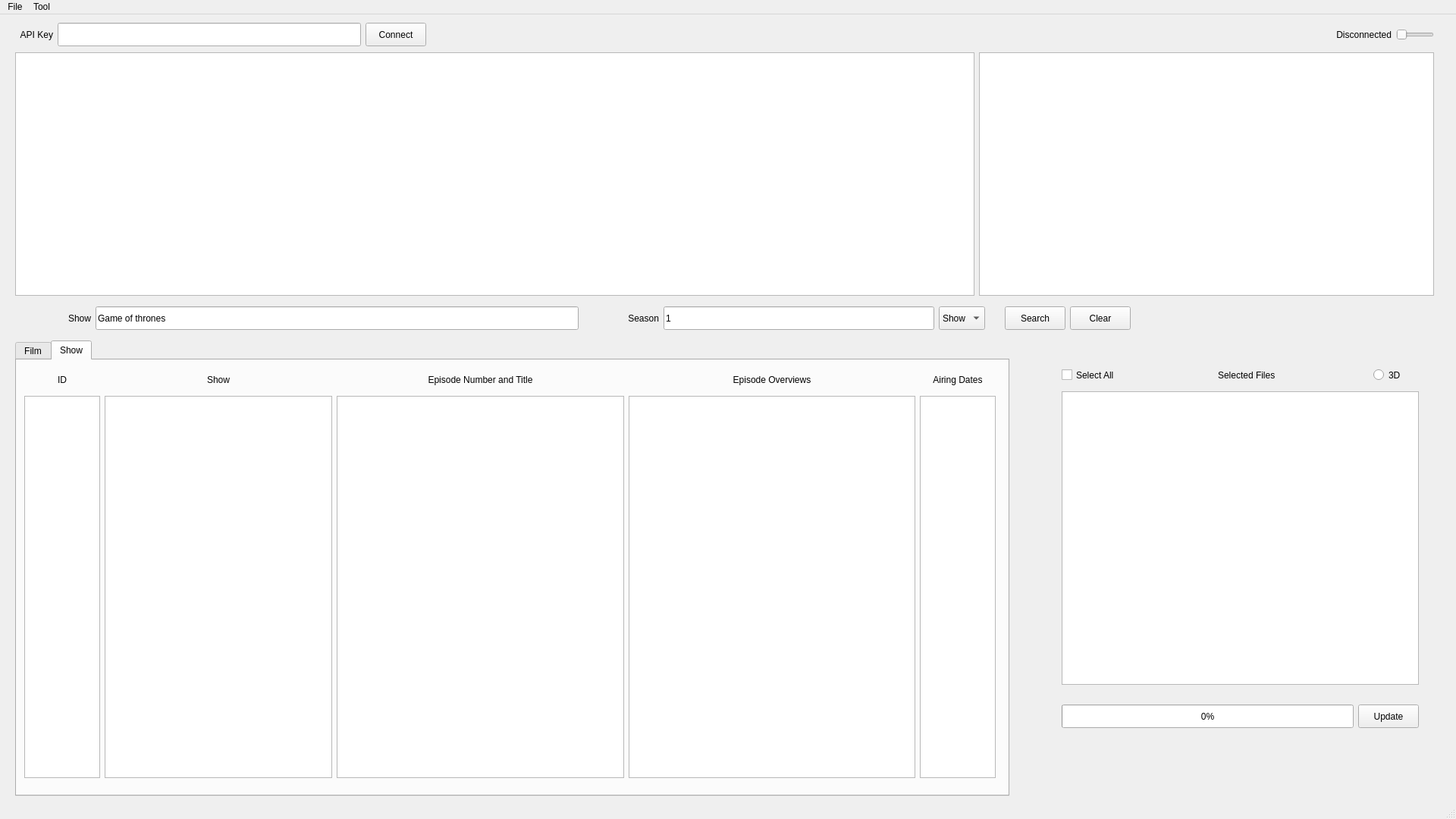
<?xml version="1.0" encoding="UTF-8"?>
<ui version="4.0">
 <class>MainWindow</class>
 <widget class="QMainWindow" name="MainWindow">
  <property name="geometry">
   <rect>
    <x>0</x>
    <y>0</y>
    <width>1920</width>
    <height>1080</height>
   </rect>
  </property>
  <property name="maximumSize">
   <size>
    <width>1920</width>
    <height>1080</height>
   </size>
  </property>
  <property name="windowTitle">
   <string>Tagger</string>
  </property>
  <widget class="QWidget" name="centralwidget">
   <widget class="QWidget" name="horizontalLayoutWidget">
    <property name="geometry">
     <rect>
      <x>20</x>
      <y>50</y>
      <width>1871</width>
      <height>321</height>
     </rect>
    </property>
    <layout class="QHBoxLayout" name="horizontalLayout">
     <item>
      <widget class="QTreeView" name="treeView"/>
     </item>
     <item>
      <widget class="QListView" name="listView">
       <property name="maximumSize">
        <size>
         <width>600</width>
         <height>900</height>
        </size>
       </property>
       <property name="dragEnabled">
        <bool>false</bool>
       </property>
       <property name="dragDropOverwriteMode">
        <bool>false</bool>
       </property>
       <property name="dragDropMode">
        <enum>QAbstractItemView::NoDragDrop</enum>
       </property>
       <property name="selectionMode">
        <enum>QAbstractItemView::MultiSelection</enum>
       </property>
      </widget>
     </item>
    </layout>
   </widget>
   <widget class="QTabWidget" name="tw_shows_movies">
    <property name="enabled">
     <bool>true</bool>
    </property>
    <property name="geometry">
     <rect>
      <x>20</x>
      <y>430</y>
      <width>1311</width>
      <height>601</height>
     </rect>
    </property>
    <property name="currentIndex">
     <number>1</number>
    </property>
    <widget class="QWidget" name="t_movie">
     <attribute name="title">
      <string>Film</string>
     </attribute>
     <widget class="QWidget" name="gridLayoutWidget">
      <property name="geometry">
       <rect>
        <x>10</x>
        <y>10</y>
        <width>1271</width>
        <height>521</height>
       </rect>
      </property>
      <layout class="QGridLayout" name="gridLayout_2">
       <property name="sizeConstraint">
        <enum>QLayout::SetMinimumSize</enum>
       </property>
       <property name="leftMargin">
        <number>0</number>
       </property>
       <property name="spacing">
        <number>6</number>
       </property>
       <item row="1" column="2">
        <widget class="QListWidget" name="lw_movie_release_date">
         <property name="minimumSize">
          <size>
           <width>100</width>
           <height>0</height>
          </size>
         </property>
         <property name="maximumSize">
          <size>
           <width>100</width>
           <height>16777215</height>
          </size>
         </property>
         <property name="showDropIndicator" stdset="0">
          <bool>false</bool>
         </property>
        </widget>
       </item>
       <item row="0" column="2">
        <widget class="QLabel" name="label_9">
         <property name="minimumSize">
          <size>
           <width>100</width>
           <height>31</height>
          </size>
         </property>
         <property name="maximumSize">
          <size>
           <width>100</width>
           <height>31</height>
          </size>
         </property>
         <property name="text">
          <string>Release Date</string>
         </property>
         <property name="alignment">
          <set>Qt::AlignCenter</set>
         </property>
        </widget>
       </item>
       <item row="0" column="7">
        <widget class="QLabel" name="label_12">
         <property name="minimumSize">
          <size>
           <width>100</width>
           <height>31</height>
          </size>
         </property>
         <property name="maximumSize">
          <size>
           <width>100</width>
           <height>31</height>
          </size>
         </property>
         <property name="text">
          <string>Genres</string>
         </property>
         <property name="alignment">
          <set>Qt::AlignCenter</set>
         </property>
        </widget>
       </item>
       <item row="0" column="3">
        <widget class="QLabel" name="label_10">
         <property name="minimumSize">
          <size>
           <width>0</width>
           <height>31</height>
          </size>
         </property>
         <property name="maximumSize">
          <size>
           <width>16777215</width>
           <height>31</height>
          </size>
         </property>
         <property name="text">
          <string>Overviews</string>
         </property>
         <property name="alignment">
          <set>Qt::AlignCenter</set>
         </property>
        </widget>
       </item>
       <item row="1" column="0">
        <widget class="QListWidget" name="lw_movie_id">
         <property name="minimumSize">
          <size>
           <width>100</width>
           <height>0</height>
          </size>
         </property>
         <property name="maximumSize">
          <size>
           <width>100</width>
           <height>16777215</height>
          </size>
         </property>
        </widget>
       </item>
       <item row="1" column="3">
        <widget class="QListWidget" name="lw_movie_overview">
         <property name="minimumSize">
          <size>
           <width>0</width>
           <height>0</height>
          </size>
         </property>
         <property name="maximumSize">
          <size>
           <width>16777215</width>
           <height>16777215</height>
          </size>
         </property>
        </widget>
       </item>
       <item row="1" column="7">
        <widget class="QListWidget" name="lw_movie_genres">
         <property name="minimumSize">
          <size>
           <width>100</width>
           <height>0</height>
          </size>
         </property>
         <property name="maximumSize">
          <size>
           <width>100</width>
           <height>16777215</height>
          </size>
         </property>
        </widget>
       </item>
       <item row="1" column="1">
        <widget class="QListWidget" name="lw_movie_title">
         <property name="minimumSize">
          <size>
           <width>500</width>
           <height>0</height>
          </size>
         </property>
         <property name="maximumSize">
          <size>
           <width>500</width>
           <height>16777215</height>
          </size>
         </property>
         <property name="sizeAdjustPolicy">
          <enum>QAbstractScrollArea::AdjustToContentsOnFirstShow</enum>
         </property>
        </widget>
       </item>
       <item row="0" column="1">
        <widget class="QLabel" name="label_8">
         <property name="minimumSize">
          <size>
           <width>500</width>
           <height>31</height>
          </size>
         </property>
         <property name="maximumSize">
          <size>
           <width>500</width>
           <height>31</height>
          </size>
         </property>
         <property name="text">
          <string>Film</string>
         </property>
         <property name="textFormat">
          <enum>Qt::PlainText</enum>
         </property>
         <property name="alignment">
          <set>Qt::AlignCenter</set>
         </property>
        </widget>
       </item>
       <item row="0" column="0">
        <widget class="QLabel" name="label_11">
         <property name="minimumSize">
          <size>
           <width>100</width>
           <height>31</height>
          </size>
         </property>
         <property name="maximumSize">
          <size>
           <width>100</width>
           <height>31</height>
          </size>
         </property>
         <property name="text">
          <string>ID</string>
         </property>
         <property name="alignment">
          <set>Qt::AlignCenter</set>
         </property>
        </widget>
       </item>
      </layout>
     </widget>
    </widget>
    <widget class="QWidget" name="t_tvshow">
     <attribute name="title">
      <string>Show</string>
     </attribute>
     <widget class="QWidget" name="gridLayoutWidget_3">
      <property name="geometry">
       <rect>
        <x>10</x>
        <y>10</y>
        <width>1281</width>
        <height>541</height>
       </rect>
      </property>
      <layout class="QGridLayout" name="gridLayout_4">
       <item row="1" column="1">
        <widget class="QListWidget" name="lw_show_title">
         <property name="minimumSize">
          <size>
           <width>300</width>
           <height>0</height>
          </size>
         </property>
         <property name="maximumSize">
          <size>
           <width>300</width>
           <height>16777215</height>
          </size>
         </property>
        </widget>
       </item>
       <item row="0" column="7">
        <widget class="QLabel" name="label">
         <property name="minimumSize">
          <size>
           <width>0</width>
           <height>31</height>
          </size>
         </property>
         <property name="maximumSize">
          <size>
           <width>100</width>
           <height>31</height>
          </size>
         </property>
         <property name="text">
          <string>Airing Dates</string>
         </property>
         <property name="alignment">
          <set>Qt::AlignCenter</set>
         </property>
        </widget>
       </item>
       <item row="0" column="1">
        <widget class="QLabel" name="label_3">
         <property name="minimumSize">
          <size>
           <width>0</width>
           <height>31</height>
          </size>
         </property>
         <property name="maximumSize">
          <size>
           <width>300</width>
           <height>31</height>
          </size>
         </property>
         <property name="text">
          <string>Show</string>
         </property>
         <property name="textFormat">
          <enum>Qt::PlainText</enum>
         </property>
         <property name="alignment">
          <set>Qt::AlignCenter</set>
         </property>
        </widget>
       </item>
       <item row="0" column="3">
        <widget class="QLabel" name="label_5">
         <property name="minimumSize">
          <size>
           <width>0</width>
           <height>31</height>
          </size>
         </property>
         <property name="maximumSize">
          <size>
           <width>600</width>
           <height>31</height>
          </size>
         </property>
         <property name="text">
          <string>Episode Overviews</string>
         </property>
         <property name="alignment">
          <set>Qt::AlignCenter</set>
         </property>
        </widget>
       </item>
       <item row="1" column="3">
        <widget class="QListWidget" name="lw_episode_overviews">
         <property name="maximumSize">
          <size>
           <width>600</width>
           <height>16777215</height>
          </size>
         </property>
         <property name="dragDropMode">
          <enum>QAbstractItemView::NoDragDrop</enum>
         </property>
        </widget>
       </item>
       <item row="1" column="7">
        <widget class="QListWidget" name="lw_episode_air_dates">
         <property name="maximumSize">
          <size>
           <width>100</width>
           <height>16777215</height>
          </size>
         </property>
        </widget>
       </item>
       <item row="1" column="0">
        <widget class="QListWidget" name="lw_show_id">
         <property name="minimumSize">
          <size>
           <width>100</width>
           <height>0</height>
          </size>
         </property>
         <property name="maximumSize">
          <size>
           <width>100</width>
           <height>16777215</height>
          </size>
         </property>
        </widget>
       </item>
       <item row="0" column="0">
        <widget class="QLabel" name="label_13">
         <property name="minimumSize">
          <size>
           <width>0</width>
           <height>31</height>
          </size>
         </property>
         <property name="maximumSize">
          <size>
           <width>16777215</width>
           <height>31</height>
          </size>
         </property>
         <property name="text">
          <string>ID</string>
         </property>
         <property name="alignment">
          <set>Qt::AlignCenter</set>
         </property>
        </widget>
       </item>
       <item row="1" column="2">
        <widget class="QListWidget" name="lw_episode_title">
         <property name="maximumSize">
          <size>
           <width>600</width>
           <height>16777215</height>
          </size>
         </property>
         <property name="defaultDropAction">
          <enum>Qt::CopyAction</enum>
         </property>
        </widget>
       </item>
       <item row="0" column="2">
        <widget class="QLabel" name="label_2">
         <property name="minimumSize">
          <size>
           <width>0</width>
           <height>31</height>
          </size>
         </property>
         <property name="maximumSize">
          <size>
           <width>600</width>
           <height>31</height>
          </size>
         </property>
         <property name="text">
          <string>Episode Number and Title</string>
         </property>
         <property name="alignment">
          <set>Qt::AlignCenter</set>
         </property>
        </widget>
       </item>
      </layout>
     </widget>
    </widget>
   </widget>
   <widget class="QWidget" name="horizontalLayoutWidget_3">
    <property name="geometry">
     <rect>
      <x>20</x>
      <y>380</y>
      <width>1471</width>
      <height>41</height>
     </rect>
    </property>
    <layout class="QHBoxLayout" name="horizontalLayout_3">
     <item>
      <widget class="QLabel" name="label_7">
       <property name="minimumSize">
        <size>
         <width>100</width>
         <height>31</height>
        </size>
       </property>
       <property name="maximumSize">
        <size>
         <width>100</width>
         <height>31</height>
        </size>
       </property>
       <property name="text">
        <string>Show</string>
       </property>
       <property name="alignment">
        <set>Qt::AlignRight|Qt::AlignTrailing|Qt::AlignVCenter</set>
       </property>
      </widget>
     </item>
     <item>
      <widget class="QLineEdit" name="le_title">
       <property name="minimumSize">
        <size>
         <width>0</width>
         <height>31</height>
        </size>
       </property>
       <property name="maximumSize">
        <size>
         <width>16777215</width>
         <height>31</height>
        </size>
       </property>
       <property name="text">
        <string>Game of thrones</string>
       </property>
      </widget>
     </item>
     <item>
      <layout class="QHBoxLayout" name="horizontalLayout_5">
       <item>
        <widget class="QLabel" name="label_6">
         <property name="minimumSize">
          <size>
           <width>100</width>
           <height>31</height>
          </size>
         </property>
         <property name="maximumSize">
          <size>
           <width>100</width>
           <height>31</height>
          </size>
         </property>
         <property name="frameShadow">
          <enum>QFrame::Sunken</enum>
         </property>
         <property name="text">
          <string>Season</string>
         </property>
         <property name="alignment">
          <set>Qt::AlignRight|Qt::AlignTrailing|Qt::AlignVCenter</set>
         </property>
        </widget>
       </item>
       <item>
        <widget class="QLineEdit" name="le_season">
         <property name="minimumSize">
          <size>
           <width>0</width>
           <height>31</height>
          </size>
         </property>
         <property name="maximumSize">
          <size>
           <width>16777215</width>
           <height>31</height>
          </size>
         </property>
         <property name="text">
          <string>1</string>
         </property>
        </widget>
       </item>
       <item>
        <widget class="QComboBox" name="cb_options">
         <property name="minimumSize">
          <size>
           <width>0</width>
           <height>31</height>
          </size>
         </property>
         <property name="maximumSize">
          <size>
           <width>100</width>
           <height>31</height>
          </size>
         </property>
         <property name="currentText">
          <string>Show</string>
         </property>
         <item>
          <property name="text">
           <string>Show</string>
          </property>
         </item>
         <item>
          <property name="text">
           <string>Film</string>
          </property>
         </item>
        </widget>
       </item>
       <item>
        <spacer name="verticalSpacer">
         <property name="orientation">
          <enum>Qt::Vertical</enum>
         </property>
         <property name="sizeHint" stdset="0">
          <size>
           <width>20</width>
           <height>40</height>
          </size>
         </property>
        </spacer>
       </item>
       <item>
        <widget class="QPushButton" name="pb_search">
         <property name="minimumSize">
          <size>
           <width>0</width>
           <height>31</height>
          </size>
         </property>
         <property name="maximumSize">
          <size>
           <width>16777215</width>
           <height>31</height>
          </size>
         </property>
         <property name="text">
          <string>Search</string>
         </property>
        </widget>
       </item>
      </layout>
     </item>
     <item>
      <widget class="QPushButton" name="pb_clear">
       <property name="minimumSize">
        <size>
         <width>0</width>
         <height>31</height>
        </size>
       </property>
       <property name="maximumSize">
        <size>
         <width>16777215</width>
         <height>31</height>
        </size>
       </property>
       <property name="text">
        <string>Clear</string>
       </property>
      </widget>
     </item>
    </layout>
   </widget>
   <widget class="QWidget" name="gridLayoutWidget_2">
    <property name="geometry">
     <rect>
      <x>1400</x>
      <y>460</y>
      <width>471</width>
      <height>481</height>
     </rect>
    </property>
    <layout class="QGridLayout" name="gridLayout_3">
     <item row="2" column="2">
      <widget class="QListWidget" name="lw_selected_files">
       <property name="maximumSize">
        <size>
         <width>600</width>
         <height>16777215</height>
        </size>
       </property>
       <property name="dragDropMode">
        <enum>QAbstractItemView::DragDrop</enum>
       </property>
       <property name="defaultDropAction">
        <enum>Qt::MoveAction</enum>
       </property>
      </widget>
     </item>
     <item row="0" column="2">
      <layout class="QGridLayout" name="gridLayout_6">
       <item row="0" column="0">
        <widget class="QCheckBox" name="ckbx_select_all">
         <property name="minimumSize">
          <size>
           <width>0</width>
           <height>31</height>
          </size>
         </property>
         <property name="maximumSize">
          <size>
           <width>16777215</width>
           <height>31</height>
          </size>
         </property>
         <property name="text">
          <string>Select All</string>
         </property>
        </widget>
       </item>
       <item row="0" column="1">
        <widget class="QLabel" name="label_4">
         <property name="minimumSize">
          <size>
           <width>0</width>
           <height>31</height>
          </size>
         </property>
         <property name="maximumSize">
          <size>
           <width>600</width>
           <height>31</height>
          </size>
         </property>
         <property name="text">
          <string>Selected Files</string>
         </property>
         <property name="alignment">
          <set>Qt::AlignLeading|Qt::AlignLeft|Qt::AlignVCenter</set>
         </property>
        </widget>
       </item>
       <item row="0" column="2">
        <widget class="QRadioButton" name="rb_3d">
         <property name="minimumSize">
          <size>
           <width>60</width>
           <height>31</height>
          </size>
         </property>
         <property name="maximumSize">
          <size>
           <width>60</width>
           <height>31</height>
          </size>
         </property>
         <property name="text">
          <string>3D</string>
         </property>
        </widget>
       </item>
      </layout>
     </item>
     <item row="4" column="2">
      <layout class="QGridLayout" name="gridLayout_5">
       <item row="0" column="0">
        <widget class="QProgressBar" name="prgbar_update">
         <property name="minimumSize">
          <size>
           <width>0</width>
           <height>31</height>
          </size>
         </property>
         <property name="maximumSize">
          <size>
           <width>16777215</width>
           <height>31</height>
          </size>
         </property>
         <property name="value">
          <number>0</number>
         </property>
        </widget>
       </item>
       <item row="0" column="1">
        <widget class="QPushButton" name="pb_update">
         <property name="minimumSize">
          <size>
           <width>0</width>
           <height>31</height>
          </size>
         </property>
         <property name="maximumSize">
          <size>
           <width>16777215</width>
           <height>31</height>
          </size>
         </property>
         <property name="text">
          <string>Update</string>
         </property>
        </widget>
       </item>
      </layout>
     </item>
     <item row="3" column="2">
      <spacer name="horizontalSpacer">
       <property name="orientation">
        <enum>Qt::Horizontal</enum>
       </property>
       <property name="sizeHint" stdset="0">
        <size>
         <width>40</width>
         <height>20</height>
        </size>
       </property>
      </spacer>
     </item>
    </layout>
   </widget>
   <widget class="QWidget" name="gridLayoutWidget_4">
    <property name="geometry">
     <rect>
      <x>20</x>
      <y>10</y>
      <width>1871</width>
      <height>34</height>
     </rect>
    </property>
    <layout class="QGridLayout" name="gridLayout">
     <item row="0" column="4">
      <widget class="QSlider" name="hs_connection">
       <property name="minimumSize">
        <size>
         <width>50</width>
         <height>31</height>
        </size>
       </property>
       <property name="maximumSize">
        <size>
         <width>50</width>
         <height>31</height>
        </size>
       </property>
       <property name="maximum">
        <number>1</number>
       </property>
       <property name="orientation">
        <enum>Qt::Horizontal</enum>
       </property>
      </widget>
     </item>
     <item row="0" column="0">
      <widget class="QLabel" name="label_14">
       <property name="minimumSize">
        <size>
         <width>50</width>
         <height>31</height>
        </size>
       </property>
       <property name="maximumSize">
        <size>
         <width>50</width>
         <height>31</height>
        </size>
       </property>
       <property name="text">
        <string>API Key</string>
       </property>
       <property name="alignment">
        <set>Qt::AlignRight|Qt::AlignTrailing|Qt::AlignVCenter</set>
       </property>
      </widget>
     </item>
     <item row="0" column="3">
      <widget class="QLabel" name="l_connection">
       <property name="text">
        <string>Disconnected</string>
       </property>
       <property name="alignment">
        <set>Qt::AlignRight|Qt::AlignTrailing|Qt::AlignVCenter</set>
       </property>
      </widget>
     </item>
     <item row="0" column="1">
      <widget class="QLineEdit" name="le_api_key">
       <property name="minimumSize">
        <size>
         <width>400</width>
         <height>31</height>
        </size>
       </property>
       <property name="maximumSize">
        <size>
         <width>400</width>
         <height>31</height>
        </size>
       </property>
      </widget>
     </item>
     <item row="0" column="2">
      <widget class="QPushButton" name="pb_connect">
       <property name="minimumSize">
        <size>
         <width>0</width>
         <height>31</height>
        </size>
       </property>
       <property name="maximumSize">
        <size>
         <width>80</width>
         <height>31</height>
        </size>
       </property>
       <property name="text">
        <string>Connect</string>
       </property>
      </widget>
     </item>
    </layout>
   </widget>
  </widget>
  <widget class="QMenuBar" name="menubar">
   <property name="geometry">
    <rect>
     <x>0</x>
     <y>0</y>
     <width>1920</width>
     <height>28</height>
    </rect>
   </property>
   <widget class="QMenu" name="menuTool">
    <property name="title">
     <string>Tool</string>
    </property>
    <addaction name="a_api_key"/>
    <addaction name="a_connect_tmdb"/>
   </widget>
   <widget class="QMenu" name="menuFile">
    <property name="title">
     <string>File</string>
    </property>
    <addaction name="a_quit"/>
   </widget>
   <addaction name="menuFile"/>
   <addaction name="menuTool"/>
  </widget>
  <widget class="QStatusBar" name="statusbar"/>
  <action name="a_api_key">
   <property name="text">
    <string>API KEY</string>
   </property>
   <property name="shortcut">
    <string>Alt+K</string>
   </property>
  </action>
  <action name="a_quit">
   <property name="text">
    <string>Quit</string>
   </property>
   <property name="shortcut">
    <string>Ctrl+Q</string>
   </property>
  </action>
  <action name="a_connect_tmdb">
   <property name="text">
    <string>Connect to TMDB</string>
   </property>
   <property name="shortcut">
    <string>Alt+C</string>
   </property>
  </action>
 </widget>
 <resources/>
 <connections/>
</ui>
